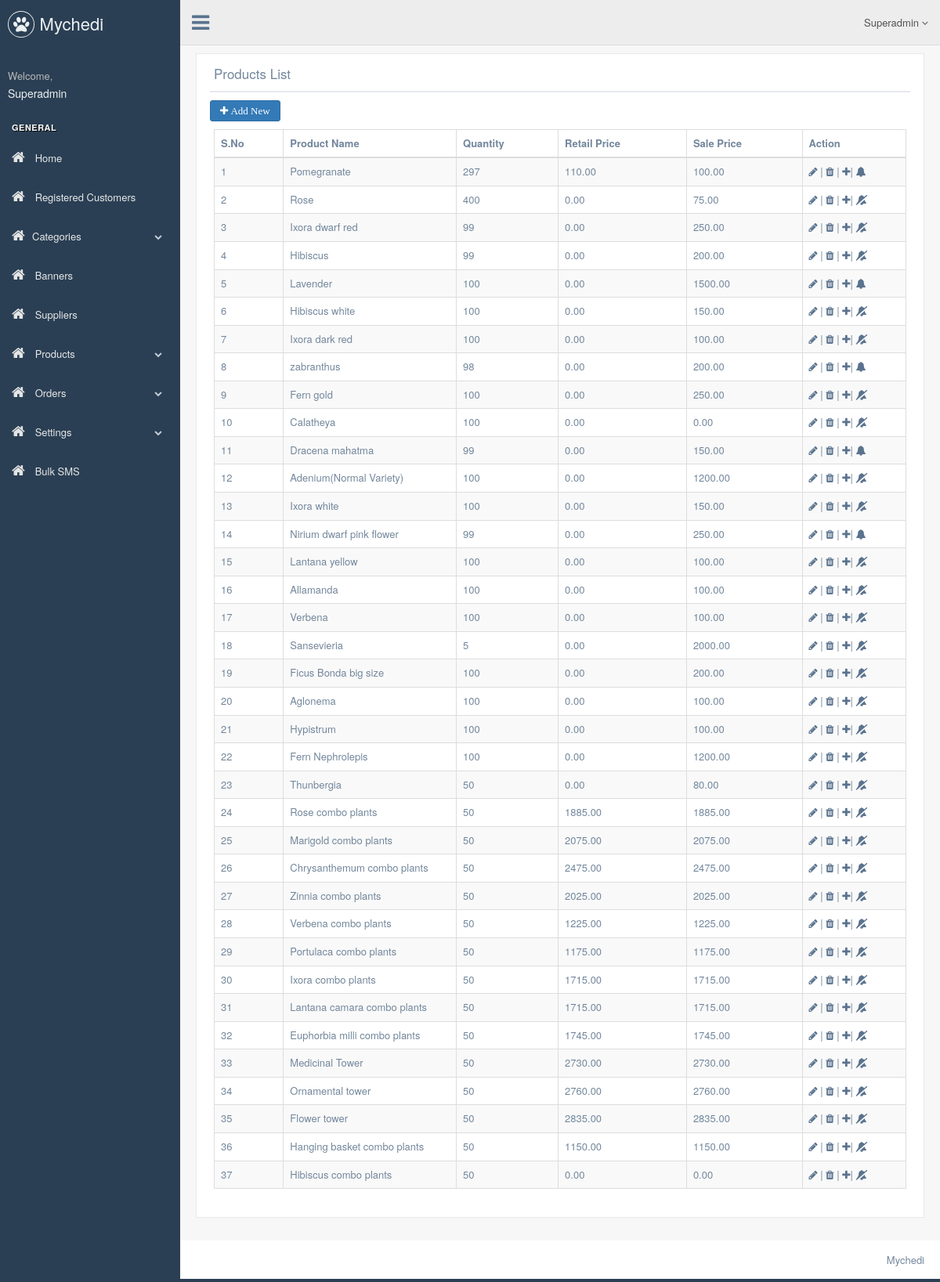
The app's page /index.php/garden with its own data.
### tables this page shows
CREATE TABLE `products` (
  `pid` int(11) NOT NULL,
  `product_name_english` varchar(200) NOT NULL,
  `product_name_tamil` varchar(200) NOT NULL,
  `cid` int(11) NOT NULL,
  `scid` int(11) NOT NULL,
  `supplier_id` int(11) NOT NULL DEFAULT '0',
  `plant_type` int(11) NOT NULL,
  `plant_placement` int(11) NOT NULL,
  `plant_use` int(11) NOT NULL,
  `description_english` text,
  `description_tamil` text NOT NULL,
  `short_description_english` text NOT NULL,
  `short_description_tamil` text NOT NULL,
  `tax` decimal(10,2) NOT NULL DEFAULT '0.00',
  `hashtag` varchar(200) NOT NULL,
  `barcode` varchar(100) NOT NULL,
  `sku` varchar(100) NOT NULL,
  `retail_price` decimal(10,2) NOT NULL,
  `sale_price` decimal(10,2) NOT NULL,
  `shortname` varchar(100) NOT NULL,
  `status` tinyint(1) NOT NULL DEFAULT '0',
  `trending` tinyint(11) NOT NULL DEFAULT '0' COMMENT '0-not trending, 1- trending',
  `createdBy` int(11) NOT NULL DEFAULT '0',
  `createdTime` timestamp NOT NULL DEFAULT '0000-00-00 00:00:00',
  `modifiedBy` int(11) NOT NULL DEFAULT '0',
  `modifiedTime` timestamp NOT NULL DEFAULT '0000-00-00 00:00:00'
);

### application/views/admin/template.php (called while the page is built)
<?php
$this->load->view('admin/include/header.php');
$this->load->view('admin/include/sidemenu.php');
$this->load->view('admin/include/topbar.php');
$this->load->view($content);
$this->load->view('admin/include/footer.php');

### application/controllers/Garden.php (called while the page is built, shortened)
<?php
class Garden extends CI_Controller {
	public function index(){
		$data['pagetitle'] = 'Products List';
		$data['content'] = 'products/index';
		$data['products'] = $this->Common_model->get_records('products');
		$this->load->view('admin/template',$data);
	}
}

### index.php (called while the page is built, shortened)
<?php
require_once BASEPATH.'core/CodeIgniter.php';

### application/models/Common_model.php (called while the page is built, shortened)
<?php  if ( ! defined('BASEPATH')) exit('No direct script access allowed');
class Common_model extends CI_Model
{
	public function get_records($table,$fields='*',$where='')
	{
			if($fields)
				$this->db->select($fields);
			return $this->db->get($table)->result();
	}
}

### application/helpers/common_helper.php (called while the page is built, shortened)
<?php if ( ! defined('BASEPATH')) exit('No direct script access allowed');
function get_product_quantity($pid){
	$CI = get_instance();
	$quantity = $CI->Web_model->get_product_quantity($pid);
	return $quantity->added - $quantity->removed;
}

### application/models/Web_model.php (called while the page is built, shortened)
<?php  if ( ! defined('BASEPATH')) exit('No direct script access allowed');
class Web_model extends CI_Model
{
  	public function get_product_quantity($pid){
		$query = $this->db->query("select sum(IF(pq.type='A',pq.quantity,null)) as added, sum(IF(pq.type='R',pq.quantity,null)) as removed from product_quantity pq where pq.pid = $pid group by pq.pid");
		return $query->row();
	}
}

### application/views/products/index.php (the view, shortened to what this page needs)
<link href="https://cdn.datatables.net/1.10.15/css/jquery.dataTables.min.css" rel="stylesheet">
<div class="right_col" role="main">
 <div class="row">
  <div class="col-md-12 col-sm-12 col-xs-12">
	<div class="x_panel">
	 <div class="x_title">
			<h2><?php echo $pagetitle;?> </h2>
			<div class="clearfix"></div>
		</div>
		<a class="btn btn-primary fa fa-plus" href="<?php echo base_url()?>products/create"> Add New</a>
		<div class="x_content">
				<table id="datatable" class="table table-striped table-bordered">
                      <thead>
                        <tr>
                          <th width="10%">S.No</th>
                          <th width="25%">Product Name</th>
                          <th>Quantity</th>
                          <th>Retail Price</th>
                          <th>Sale Price</th>
                          <th width="15%">Action</th>
                        </tr>
                      </thead>
                      <tbody>
						<?php
						if(isset($products) && !empty($products)){
							$i = 1;
							foreach($products as $tmp){
						?>
                        <tr>
                          <td><?php echo $i++;?></td>
                          <td><?php echo $tmp->product_name_english;?></td>
                          <td><?php echo get_product_quantity($tmp->pid);?></td>
                          <td><?php echo $tmp->retail_price;?></td>
                          <td><?php echo $tmp->sale_price;?></td>
                          <td>
						  <a href="<?php echo base_url()?>products/edit/<?php echo $tmp->pid;?>" class="fa fa-pencil" title="Edit"></a> |
						  <a href="<?php echo base_url()?>products/delete/<?php echo $tmp->pid;?>" class="fa fa-trash delete" title="Delete"></a> |
						  <a class="fa fa-plus add" id="v_<?php echo $tmp->pid;?>" title="Add Quantity"></a>|
						  <a class="fa fa-bell<?php echo $tmp->trending==0?"-slash":"";?> trending" href="<?php echo base_url()?>products/trending/<?php echo $tmp->pid;?>/<?php echo $tmp->trending?>" title="Trending"></a>
						  </td>
                        </tr>
						<?php
							}
						}
						?>
                      </tbody>
                    </table>
            </div>
		</div>
		</div>
	</div>
 <br />
</div>
<link rel="stylesheet" href="<?php echo base_url()?>site/admin/jquery-ui.css">

### application/views/admin/include/header.php (shortened to what this page needs)
<!DOCTYPE html>
<html lang="en">
  <head>
    <link href="<?php echo base_url()?>site/admin/vendors/bootstrap/dist/css/bootstrap.min.css" rel="stylesheet">
    <link href="<?php echo base_url()?>site/admin/vendors/font-awesome/css/font-awesome.min.css" rel="stylesheet">
    <link href="<?php echo base_url()?>site/admin/vendors/nprogress/nprogress.css" rel="stylesheet">
    <link href="<?php echo base_url()?>site/admin/vendors/iCheck/skins/flat/green.css" rel="stylesheet">
    <link href="<?php echo base_url()?>site/admin/vendors/bootstrap-progressbar/css/bootstrap-progressbar-3.3.4.min.css" rel="stylesheet">
    <link href="<?php echo base_url()?>site/admin/vendors/jqvmap/dist/jqvmap.min.css" rel="stylesheet"/>
    <link href="<?php echo base_url()?>site/admin/vendors/bootstrap-daterangepicker/daterangepicker.css" rel="stylesheet">
    <link href="<?php echo base_url()?>site/admin/build/css/custom.min.css" rel="stylesheet">
	<link href="<?php echo base_url()?>site/web/dist/summernote.css" rel="stylesheet">
  </head>

### application/views/admin/include/sidemenu.php (shortened to what this page needs)
<body class="nav-md">
    <div class="container body">
      <div class="main_container">
        <div class="col-md-3 left_col">
          <div class="left_col scroll-view">
            <div class="navbar nav_title" style="border: 0;">
              <a href="<?php echo base_url()?>admin" class="site_title"><i class="fa fa-paw"></i> <span>Mychedi</span></a>
            </div>
            <div class="profile clearfix">
              <div class="profile_info">
                <span>Welcome,</span>
                <h2>Superadmin</h2>
              </div>
            </div>
            <br />
            <div id="sidebar-menu" class="main_menu_side hidden-print main_menu">
              <div class="menu_section">
                <h3>General</h3>
                <ul class="nav side-menu">
                  <li><a href="<?php echo base_url()?>admin/dashboard"><i class="fa fa-home"></i> Home </a>
                  </li>
                  <li><a href="<?php echo base_url()?>admin/customers"><i class="fa fa-home"></i> Registered Customers </a>
                  </li>
                  <li><a><i class="fa fa-home"></i>Categories <span class="fa fa-chevron-down"></span></a>
                  </li>
                  <li><a href="<?php echo base_url()?>banners/index"><i class="fa fa-home"></i> Banners </a>
                  </li>
                  <li><a href="<?php echo base_url()?>suppliers/index"><i class="fa fa-home"></i> Suppliers </a>
                  </li>
                  <li>
				  <a><i class="fa fa-home"></i> Products <span class="fa fa-chevron-down"></span></a>
                  </li>
                  <li>
				  <a><i class="fa fa-home"></i> Orders <span class="fa fa-chevron-down"></span></a>
                  </li>
                  <li><a><i class="fa fa-home"></i> Settings <span class="fa fa-chevron-down"></span></a>
                  </li>
				  <li><a href="<?php echo base_url()?>admin/bulksms"><i class="fa fa-home"></i> Bulk SMS </a>
                  </li>
                </ul>
              </div>
            </div>
			 </div>
        </div>

### application/views/admin/include/topbar.php (shortened to what this page needs)
   <div class="top_nav">
     <div class="nav_menu">
       <nav>
         <div class="nav toggle">
           <a id="menu_toggle"><i class="fa fa-bars"></i></a>
         </div>
         <ul class="nav navbar-nav navbar-right">
           <li class="">
             <a href="javascript:;" class="user-profile dropdown-toggle" data-toggle="dropdown" aria-expanded="false">
Superadmin
               <span class=" fa fa-angle-down"></span>
             </a>
           </li>
         </ul>
       </nav>
     </div>
   </div>

### application/views/admin/include/footer.php (shortened to what this page needs)
        <footer>
          <div class="pull-right">
           Mychedi
          </div>
          <div class="clearfix"></div>
        </footer>
      </div>
    </div>
  </body>
</html>

### application/views/products/index.php (style rules this page uses)
.variants, .barcode, .add { cursor:pointer; }

### records on screen
products: product_name_english "Pomegranate", pid "297", retail_price "110.00", sale_price "100.00", trending 1 (drawn)
products: product_name_english "Rose", pid "400", retail_price "0.00", sale_price "75.00", trending 0 (drawn)
products: product_name_english "Ixora dwarf red", pid "99", retail_price "0.00", sale_price "250.00", trending 0 (drawn)
products: product_name_english "Hibiscus", pid "99", retail_price "0.00", sale_price "200.00", trending 0 (drawn)
products: product_name_english "Lavender", pid "100", retail_price "0.00", sale_price "1500.00", trending 1 (drawn)
products: product_name_english "Hibiscus white", pid "100", retail_price "0.00", sale_price "150.00", trending 0 (drawn)
products: product_name_english "Ixora dark red", pid "100", retail_price "0.00", sale_price "100.00", trending 0 (drawn)
products: product_name_english "zabranthus", pid "98", retail_price "0.00", sale_price "200.00", trending 1 (drawn)
products: product_name_english "Fern gold", pid "100", retail_price "0.00", sale_price "250.00", trending 0 (drawn)
products: product_name_english "Calatheya", pid "100", retail_price "0.00", sale_price "0.00", trending 0 (drawn)
products: product_name_english "Dracena mahatma", pid "99", retail_price "0.00", sale_price "150.00", trending 1 (drawn)
products: product_name_english "Adenium(Normal Variety)", pid "100", retail_price "0.00", sale_price "1200.00", trending 0 (drawn)
products: product_name_english "Ixora white", pid "100", retail_price "0.00", sale_price "150.00", trending 0 (drawn)
products: product_name_english "Nirium dwarf pink flower", pid "99", retail_price "0.00", sale_price "250.00", trending 1 (drawn)
products: product_name_english "Lantana yellow", pid "100", retail_price "0.00", sale_price "100.00", trending 0 (drawn)
products: product_name_english "Allamanda", pid "100", retail_price "0.00", sale_price "100.00", trending 0 (drawn)
products: product_name_english "Verbena", pid "100", retail_price "0.00", sale_price "100.00", trending 0 (drawn)
products: product_name_english "Sansevieria", pid "5", retail_price "0.00", sale_price "2000.00", trending 0 (drawn)
products: product_name_english "Ficus Bonda big size", pid "100", retail_price "0.00", sale_price "200.00", trending 0 (drawn)
products: product_name_english "Aglonema", pid "100", retail_price "0.00", sale_price "100.00", trending 0 (drawn)
products: product_name_english "Hypistrum", pid "100", retail_price "0.00", sale_price "100.00", trending 0 (drawn)
products: product_name_english "Fern Nephrolepis", pid "100", retail_price "0.00", sale_price "1200.00", trending 0 (drawn)
products: product_name_english "Thunbergia", pid "50", retail_price "0.00", sale_price "80.00", trending 0 (drawn)
products: product_name_english "Rose combo plants", pid "50", retail_price "1885.00", sale_price "1885.00", trending 0 (drawn)
products: product_name_english "Marigold combo plants", pid "50", retail_price "2075.00", sale_price "2075.00", trending 0 (drawn)
products: product_name_english "Chrysanthemum combo plants", pid "50", retail_price "2475.00", sale_price "2475.00", trending 0 (drawn)
products: product_name_english "Zinnia combo plants", pid "50", retail_price "2025.00", sale_price "2025.00", trending 0 (drawn)
products: product_name_english "Verbena combo plants", pid "50", retail_price "1225.00", sale_price "1225.00", trending 0 (drawn)
products: product_name_english "Portulaca combo plants", pid "50", retail_price "1175.00", sale_price "1175.00", trending 0 (drawn)
products: product_name_english "Ixora combo plants", pid "50", retail_price "1715.00", sale_price "1715.00", trending 0 (drawn)
products: product_name_english "Lantana camara combo plants", pid "50", retail_price "1715.00", sale_price "1715.00", trending 0 (drawn)
products: product_name_english "Euphorbia milli combo plants", pid "50", retail_price "1745.00", sale_price "1745.00", trending 0 (drawn)
products: product_name_english "Medicinal Tower", pid "50", retail_price "2730.00", sale_price "2730.00", trending 0 (drawn)
products: product_name_english "Ornamental tower", pid "50", retail_price "2760.00", sale_price "2760.00", trending 0 (drawn)
products: product_name_english "Flower tower", pid "50", retail_price "2835.00", sale_price "2835.00", trending 0 (drawn)
products: product_name_english "Hanging basket combo plants", pid "50", retail_price "1150.00", sale_price "1150.00", trending 0 (drawn)
products: product_name_english "Hibiscus combo plants", pid "50", retail_price "0.00", sale_price "0.00", trending 0 (drawn)

### other values on screen
$pagetitle "Products List"
